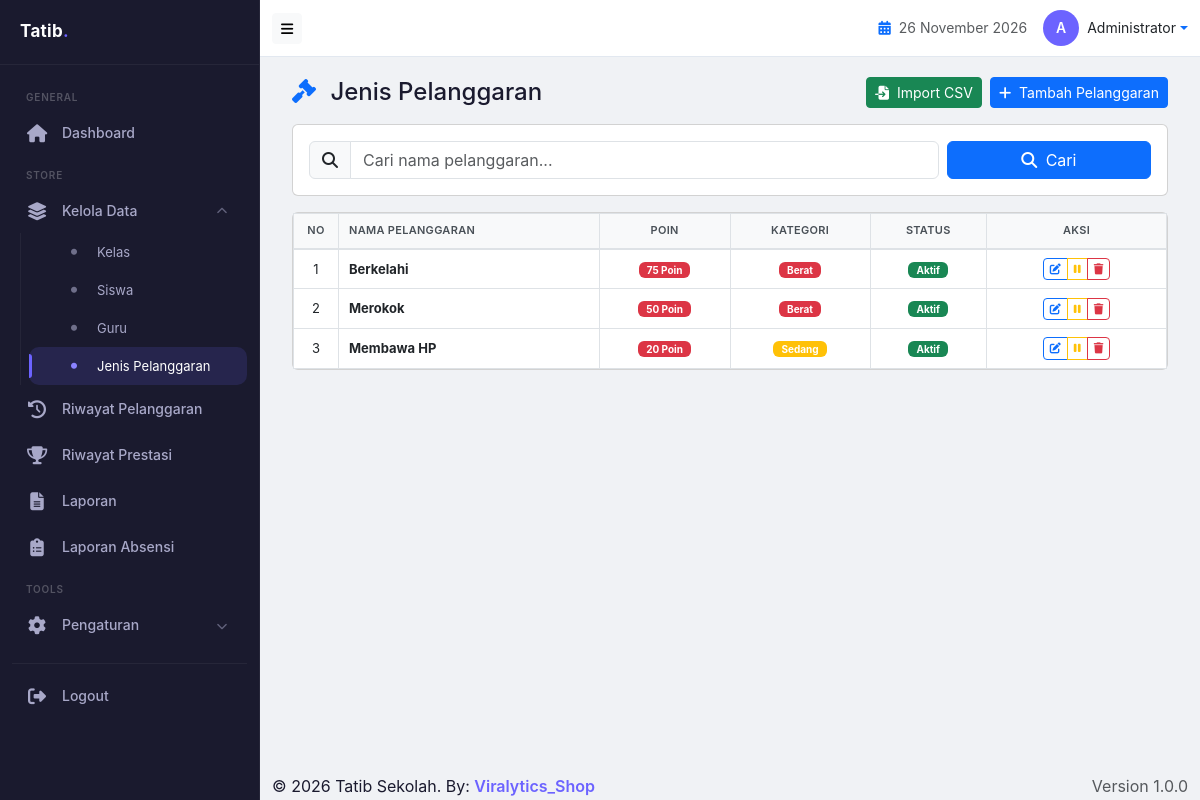
The app's page /admin/jenis_pelanggaran.php (signed in) with its own data.
### tables this page shows
CREATE TABLE `users` (
  `id` int(11) NOT NULL,
  `username` varchar(50) NOT NULL,
  `password` varchar(255) NOT NULL,
  `nama_lengkap` varchar(100) NOT NULL,
  `nip` varchar(20) DEFAULT NULL,
  `role` enum('admin','guru','bk','walikelas') DEFAULT 'guru',
  `jabatan` varchar(50) DEFAULT NULL,
  `no_hp` varchar(15) DEFAULT NULL,
  `foto` varchar(100) DEFAULT NULL,
  `is_piket` tinyint(1) DEFAULT '0',
  `is_bk` tinyint(1) DEFAULT '0',
  `is_walikelas` tinyint(1) DEFAULT '0',
  `created_at` timestamp NOT NULL DEFAULT CURRENT_TIMESTAMP
);

CREATE TABLE `jenis_pelanggaran` (
  `id` int(11) NOT NULL,
  `nama_pelanggaran` varchar(100) NOT NULL,
  `poin` int(11) NOT NULL,
  `kategori` enum('ringan','sedang','berat') DEFAULT NULL,
  `is_active` tinyint(1) DEFAULT '1',
  `created_at` timestamp NOT NULL DEFAULT CURRENT_TIMESTAMP
);

### includes/config.php (called while the page is built, shortened)
<?php
require_once APP_PATH . 'includes/db.php';
require_once APP_PATH . 'includes/functions.php';
function isLoggedIn() {
    return isset($_SESSION['user_id']) && isset($_SESSION['username']);
}
function checkLogin() {
    $user = getCurrentUser();
    return true;
}
function getCurrentUser() {
    if (isLoggedIn()) {
        $conn = getDB();
        $id = (int)$_SESSION['user_id'];
        $query = "SELECT * FROM users WHERE id = $id";
        $result = $conn->query($query);
        if ($result && $result->num_rows > 0) {
            return $result->fetch_assoc();
        }
    }
    return null;
}
?>

### includes/functions.php (called while the page is built, shortened)
<?php
function getJenisPelanggaranAll() {
    $query = "SELECT * FROM jenis_pelanggaran ORDER BY poin DESC";
    return getRows($query);
}
function getKategoriBadge($kategori) {
    $badges = [
        'ringan' => 'success',
        'sedang' => 'warning',
        'berat' => 'danger'
    ];
    return $badges[$kategori] ?? 'secondary';
}
function getKategoriLabel($kategori) {
    $labels = [
        'ringan' => 'Ringan',
        'sedang' => 'Sedang',
        'berat' => 'Berat'
    ];
    return $labels[$kategori] ?? $kategori;
}
?>

### includes/db.php (called while the page is built, shortened)
<?php
function getDB() {
    try {
        $conn = new mysqli(DB_HOST, DB_USER, DB_PASS, DB_NAME);
        return $conn;
    } catch (Exception $e) {
        die("Database connection error: " . $e->getMessage());
    }
}
function query($sql) {
    $conn = getDB();
    return $conn->query($sql);
}
function getRows($sql) {
    $result = query($sql);
    $rows = [];
    while ($row = $result->fetch_assoc()) {
        $rows[] = $row;
    }
    return $rows;
}
?>

### admin/jenis_pelanggaran.php (the view, shortened to what this page needs)
<?php
include '../includes/config.php';
checkLogin();
$pelanggaran_list = getJenisPelanggaranAll();
include '../includes/header.php';
?>
<div class="container-fluid">
    <div class="d-flex justify-content-between align-items-center flex-wrap mb-3">
        <h4 class="mb-0">
            <i class="fas fa-gavel text-primary me-2"></i> Jenis Pelanggaran
        </h4>
        <div class="d-flex gap-2 flex-wrap">
            <button class="btn btn-success btn-sm" data-bs-toggle="modal" data-bs-target="#modalImport">
                <i class="fas fa-file-import me-1"></i> Import CSV
            </button>
            <button class="btn btn-primary btn-sm" data-bs-toggle="modal" data-bs-target="#modalPelanggaran">
                <i class="fas fa-plus me-1"></i> Tambah Pelanggaran
            </button>
        </div>
    </div>
    <div class="card mb-3">
        <div class="card-body">
            <form method="GET" action="" class="row g-2">
                <div class="col-md-9">
                    <div class="input-group">
                        <span class="input-group-text"><i class="fas fa-search"></i></span>
                        <input type="text" class="form-control" name="search"
                               placeholder="Cari nama pelanggaran..."
                               value="<?= isset($_GET['search']) ? htmlspecialchars($_GET['search']) : '' ?>">
                    </div>
                </div>
                <div class="col-md-3">
                    <button type="submit" class="btn btn-primary w-100">
                        <i class="fas fa-search me-1"></i> Cari
                    </button>
                </div>
            </form>
        </div>
    </div>
    <div class="card">
        <div class="card-body p-0">
            <div class="table-responsive">
                <table class="table table-bordered table-hover mb-0">
                    <thead class="table-light">
                        <tr>
                            <th width="45" class="text-center">No</th>
                            <th>Nama Pelanggaran</th>
                            <th class="text-center">Poin</th>
                            <th class="text-center">Kategori</th>
                            <th class="text-center">Status</th>
                            <th class="text-center" width="180">Aksi</th>
                        </tr>
                    </thead>
                    <tbody>
                        <?php if (!empty($pelanggaran_list)): ?>
                            <?php
                            $filtered = 0;
                            foreach ($pelanggaran_list as $pelanggaran):
                                $filtered++;
                            ?>
                                <tr>
                                    <td class="text-center"><?= $filtered ?></td>
                                    <td><strong><?= htmlspecialchars($pelanggaran['nama_pelanggaran']) ?></strong></td>
                                    <td class="text-center">
                                        <span class="badge bg-danger" style="font-size: 12px;"><?= $pelanggaran['poin'] ?> Poin</span>
                                    </td>
                                    <td class="text-center">
                                        <span class="badge bg-<?= getKategoriBadge($pelanggaran['kategori']) ?>">
                                            <?= getKategoriLabel($pelanggaran['kategori']) ?>
                                        </span>
                                    </td>
                                    <td class="text-center">
                                        <?php if ($pelanggaran['is_active']): ?>
                                            <span class="badge bg-success">Aktif</span>
                                        <?php else: ?>
                                            <span class="badge bg-secondary">Nonaktif</span>
                                        <?php endif; ?>
                                    </td>
                                    <td class="text-center">
                                        <div class="btn-group btn-group-sm" role="group">
                                            <button class="btn btn-outline-primary" onclick="editPelanggaran(<?= $pelanggaran['id'] ?>)" title="Edit" style="padding: 2px 6px; font-size: 11px;">
                                                <i class="fas fa-edit"></i>
                                            </button>
                                            <a href="<?= APP_URL ?>admin/jenis_pelanggaran.php?action=toggle&id=<?= $pelanggaran['id'] ?>"
                                               class="btn btn-outline-<?= $pelanggaran['is_active'] ? 'warning' : 'success' ?>"
                                               title="<?= $pelanggaran['is_active'] ? 'Nonaktifkan' : 'Aktifkan' ?>"
                                               style="padding: 2px 6px; font-size: 11px;">
                                                <i class="fas fa-<?= $pelanggaran['is_active'] ? 'pause' : 'play' ?>"></i>
                                            </a>
                                            <a href="<?= APP_URL ?>admin/jenis_pelanggaran.php?action=delete&id=<?= $pelanggaran['id'] ?>"
                                               class="btn btn-outline-danger"
                                               onclick="return confirm('Apakah Anda yakin ingin menghapus jenis pelanggaran ini?\\n\\nData tidak bisa dihapus jika sudah digunakan!')"
                                               title="Hapus" style="padding: 2px 6px; font-size: 11px;">
                                                <i class="fas fa-trash"></i>
                                            </a>
                                        </div>
                                    </td>
                                </tr>
                            <?php endforeach; ?>
                        <?php endif; ?>
                    </tbody>
                </table>
            </div>
        </div>
    </div>
</div>
<?php include '../includes/footer.php'; ?>

### includes/header.php (shortened to what this page needs)
<?php
$user = getCurrentUser();
?>
<!DOCTYPE html>
<html lang="id">
<head>
    <link href="https://cdn.jsdelivr.net/npm/bootstrap@5.3.0/dist/css/bootstrap.min.css" rel="stylesheet">
    <link href="https://cdnjs.cloudflare.com/ajax/libs/font-awesome/6.4.0/css/all.min.css" rel="stylesheet">
</head>
<body>
    <div class="app-wrapper">
        <?php include APP_PATH . 'includes/sidebar.php'; ?>
        <div class="main-content">
            <nav class="navbar navbar-custom">
                <div class="container-fluid">
                    <div class="d-flex align-items-center">
                        <button class="btn btn-sm btn-light d-none d-md-block" onclick="toggleSidebar()">
                            <i class="fas fa-bars"></i>
                        </button>
                    </div>
                    <div class="d-flex align-items-center ms-auto">
                        <span class="me-3 d-none d-sm-inline text-muted" style="font-size:14px;">
                            <i class="fas fa-calendar-alt text-primary me-1"></i>
                            <?= date('d F Y') ?>
                        </span>
                        <div class="dropdown">
                            <a href="#" class="d-flex align-items-center text-decoration-none dropdown-toggle" data-bs-toggle="dropdown">
                                <div class="avatar-circle">
                                    <?= strtoupper(substr($user['nama_lengkap'] ?? 'U', 0, 1)) ?>
                                </div>
                                <span class="ms-2 d-none d-md-inline text-dark" style="font-size:14px;">
                                    <?= $user['nama_lengkap'] ?? 'User' ?>
                                </span>
                            </a>
                        </div>
                    </div>
                </div>
            </nav>
            <div class="content-wrapper">

### includes/sidebar.php (style rules this page uses)
:root { --primary: #6C63FF; --primary-dark: #5A52D5; --primary-light: #8B83FF; --sidebar-bg: #1A1A2E; --sidebar-text: #A8A8C8; --sidebar-hover: rgba(108, 99, 255, 0.1); --sidebar-active: rgba(108, 99, 255, 0.15); --sidebar-border: rgba(255,255,255,0.05); --sidebar-width: 260px; --sidebar-collapsed: 70px; --body-bg: #F0F2F5; --dark: #1A1A2E; --gray-light: #E2E8F0; --danger: #EF4444; }
* { margin: 0; padding: 0; box-sizing: border-box; }
body { font-family: -apple-system, BlinkMacSystemFont, 'Segoe UI', Roboto, 'Helvetica Neue', Arial, sans-serif; background: var(--body-bg); color: var(--dark); line-height: 1.6; overflow-x: hidden; }
.app-wrapper { display: flex; min-height: 100vh; }
.main-content { margin-left: var(--sidebar-width); flex: 1; min-height: 100vh; display: flex; flex-direction: column; background: var(--body-bg); transition: margin-left 0.2s ease; }
.navbar-custom { background: #fff; border-bottom: 1px solid var(--gray-light); padding: 10px 0; flex-shrink: 0; }
.navbar-custom .avatar-circle { width: 36px; height: 36px; border-radius: 50%; background: var(--primary); color: #fff; display: flex; align-items: center; justify-content: center; font-weight: 600; font-size: 14px; }
.content-wrapper { flex: 1; padding: 20px; background: var(--body-bg); }

### admin/jenis_pelanggaran.php (style rules this page uses)
.table-bordered { border: 1px solid #dee2e6; }
.table-bordered th, .table-bordered td { border: 1px solid #dee2e6; padding: 8px 10px; vertical-align: middle; }
.table thead th { background: #f8f9fa; font-weight: 600; font-size: 11px; text-transform: uppercase; letter-spacing: 0.3px; color: #495057; border-bottom: 2px solid #dee2e6; }
.table tbody td { font-size: 13px; }
.badge { font-size: 10px !important; padding: 3px 8px !important; }
.btn-group-sm .btn { padding: 2px 6px !important; font-size: 11px !important; }

### records on screen
users: nama_lengkap "A", nama_lengkap "Administrator"
jenis_pelanggaran: nama_pelanggaran "Berkelahi", poin "75", kategori "Berat", is_active "Aktif"
jenis_pelanggaran: nama_pelanggaran "Merokok", poin "50", kategori "Berat", is_active "Aktif"
jenis_pelanggaran: nama_pelanggaran "Membawa HP", poin "20", kategori "Sedang", is_active "Aktif"

### other values on screen
APP_NAME "Tatib Sekolah"
APP_VERSION "1.0.0"
